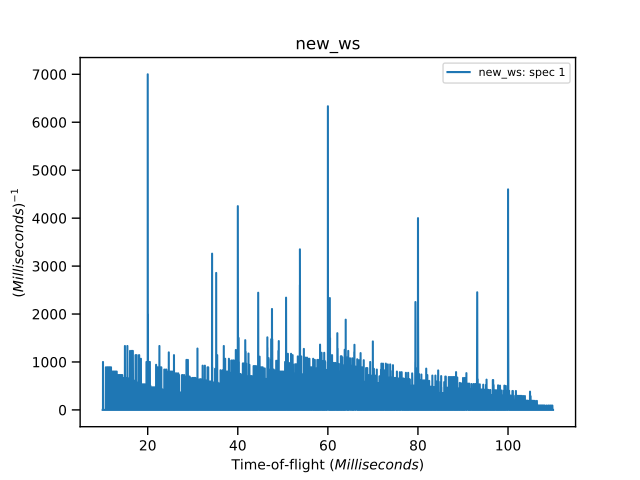

Recreate this plot in Python.
from mantid.simpleapi import *
import matplotlib.pyplot as plt
import numpy as np
from mantid.plots._compatability import plotSpectrum

# Load and Read data
ws = Load(Filename="HRP39182.RAW")
x = ws.readX(0)
y = ws.readY(0)
e = ws.readE(0)

# Alter the x data
new_x = x * 1e-3

# Create a new Matrix Workspace with the altered data
new_ws = CreateWorkspace(DataX=new_x, DataY=y, DataE=e, NSpec=1,UnitX='Label')

# Set the Label for the AxisUnit
unit = new_ws.getAxis(0).getUnit()
unit.setLabel("Time-of-flight", "Milliseconds")

# Plot the new workspace
plotSpectrum(new_ws,0)
